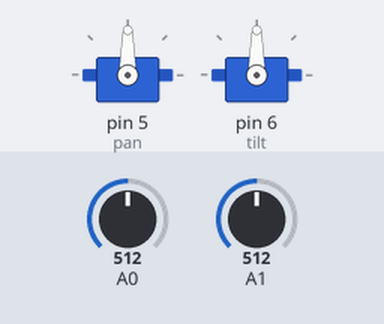
Recording of a sketch running on a simulated Arduino Uno, built with avr-gcc and run on an emulated ATmega328P. Shown: 2 × servo. The test bench sets the inputs (shaded band); at power-on: A0 = 512, A1 = 512.

Above: at 1.2 s.
1.3 s: A0 set to 716
At 2.5 s:
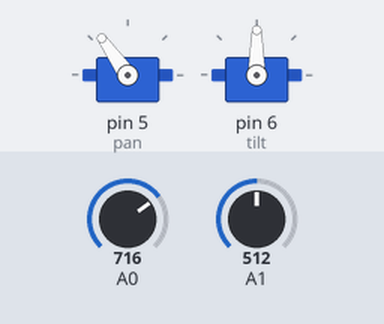
2.8 s: A1 set to 716
At 4.0 s:
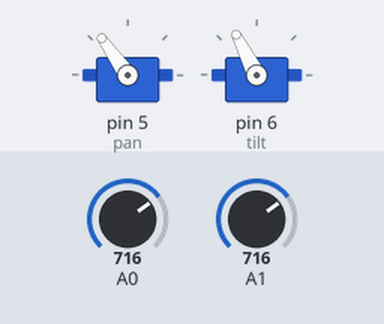
4.3 s: A0 set to 900
At 5.4 s:
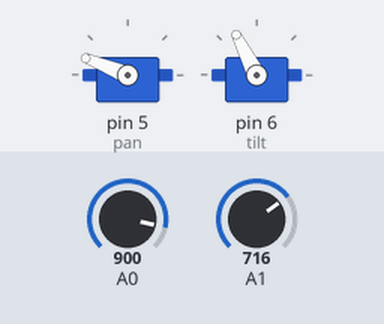
5.8 s: A1 set to 900
At 6.6 s:
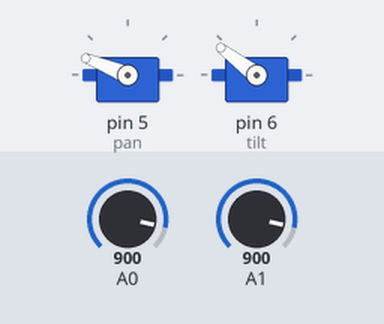
7.3 s: A0 set to 1023
At 7.8 s:
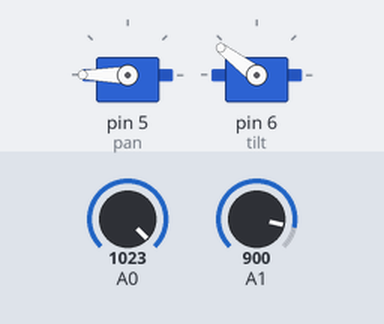
8.8 s: A1 set to 1023
At 10.3 s:
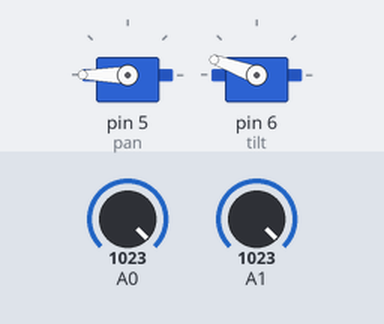
Timing chart, 0 to 11.3 s (numbered marks = the images above; inputs shaded):
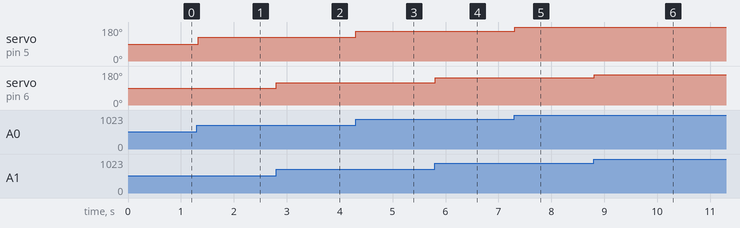

Measured:
- after the input at 1.3 s, servo on pin 5 (pan): 90° → 125° at once
- after the input at 2.8 s, servo on pin 6 (tilt): 90° → 117° at once
- after the input at 4.3 s, servo on pin 5 (pan): 125° → 158° at once
- after the input at 5.8 s, servo on pin 6 (tilt): 117° → 143° at once
- after the input at 7.3 s, servo on pin 5 (pan): 158° → 180° at once
- after the input at 8.8 s, servo on pin 6 (tilt): 143° → 160° at once

The sketch:

Projeto_174_Pan_Tilt_por_dois_potenciometros.ino
```cpp
// Projeto 174 - Pan Tilt por dois potenciometros
// Arduino Uno | Arduino Neon Lab

#include <Servo.h>
Servo pan,tilt;
void setup(){pan.attach(5);tilt.attach(6);}
void loop(){
 pan.write(map(analogRead(A0),0,1023,0,180));
 tilt.write(map(analogRead(A1),0,1023,20,160));
 delay(25);
}
```
